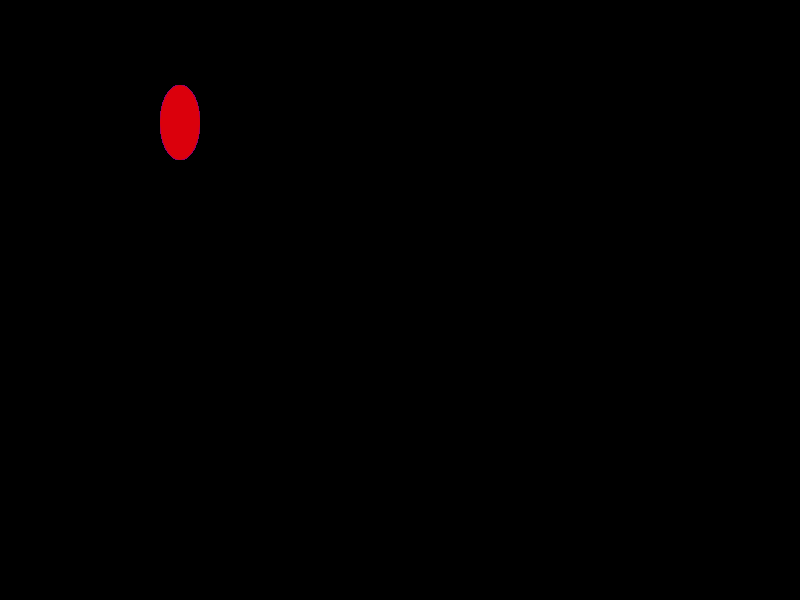
Frame 1 (no input)
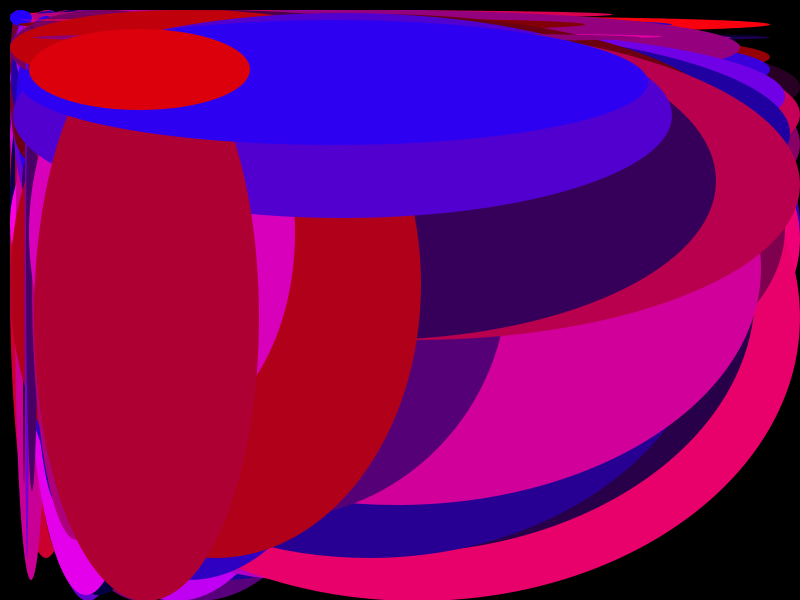
Frame 60 (the mouse pressed at the canvas centre just before this capture)
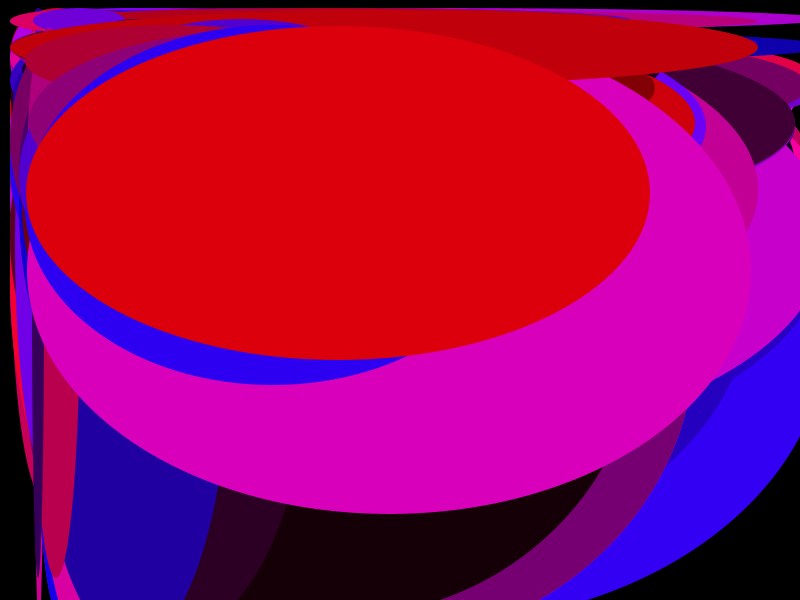
Frame 120 (the mouse held since frame 60 and released just before this capture)

The Processing sketch that drew these frames (run headless with seeded random() and noise(); from frame 60 on, the mouse is pressed at the canvas centre):

// Processing sketch: processing_15420
// ── processing_15420.pde



//the bouncing ball example
//DS

//Max number of balls
int MAX = 500;

//set up some global variables as arrays now
int[] xspeed = new int[MAX];
int[] yspeed = new int[MAX];
int[] x = new int[MAX];
int[] y = new int[MAX];
int[] r = new int[MAX];
color []elColor = new color [MAX];


//our setup function

void setup() {
  size(800,600);    

  
  smooth();
  //initialize all arrays
  for (int i = 0; i < MAX; i++) {
    random(i);
    xspeed[i] = int(random(-5,65));
    yspeed[i] = int(random(-65,5));
    x[i] = width/4;
    y[i] = height/7;
    r[i] = 160;
    elColor[i]= color(random(0,255), 0, random(0,255));

  }

}

void draw() {
  background(0);                 //first we draw the background
  ellipseMode(CORNERS);   //set our ellipse mode
  noStroke();
  for (int i = 23; i < MAX; i++) {
    
    fill(elColor[i]);               //set ellipse color
    ellipse(x[i],y[i],r[i],r[i]);               //draw ellipse
    //radius always decreases back to 10 if it's bigger
    if (r[i] > 10) {
      //output(i/100);
      r[i]--;
    }
    //adjust x,y based on speed
    x[i] = x[i] + xspeed[i];
    y[i] = y[i] + yspeed[i];
    //acount for bouncing off edges
    if ((x[i] > width) || (x[i] < 23)) {
      xspeed[i] = xspeed[i] * -1;
      r[i] = 30; //adjust radius when bouncing
   ;
    }
    if ((y[i] > height) || (y[i] < 0)) {
      yspeed[i] = yspeed[i] * -1;
      r[i] = 34;
    
    }
  }
}
